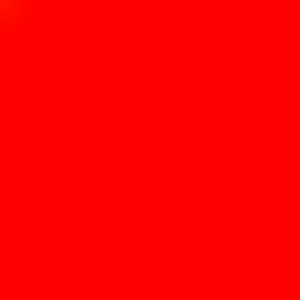
Frame 1 (no input)
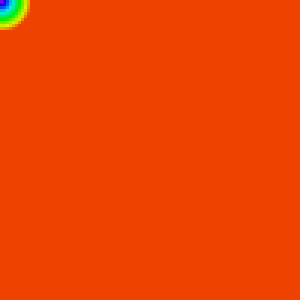
Frame 60 (the mouse pressed at the canvas centre just before this capture)
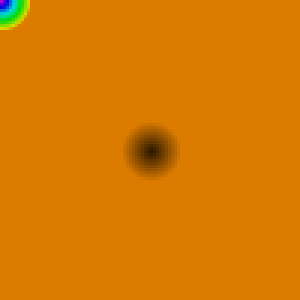
Frame 120 (the mouse held since frame 60 and released just before this capture)

The Processing sketch that drew these frames (run headless with seeded random() and noise(); from frame 60 on, the mouse is pressed at the canvas centre):

// Processing sketch: processing_6840
// ── processing_6840.pde


int pxS=3;// pixel size
float[][] hues;// hue
float[][] bris;// brightness

void setup() {
  frameRate(30);
  size(300,300);
  colorMode(HSB);
  hues=new float[width/pxS][height/pxS];
  bris=new float[width/pxS][height/pxS];
  noStroke();
  for (int x=0;x<width/pxS;x++) {
    for (int y=0;y<height/pxS;y++) {
      hues[x][y]=0;
      bris[x][y]=0;
    }
  }
}

void draw() {
  for (int x=0;x<width/pxS;x++) {
    for (int y=0;y<height/pxS;y++) {
      if (mousePressed) {
        bris[x][y]+=max(30-dist(mouseX,mouseY,x*pxS,y*pxS),0)/10;
      }
      else{
        hues[x][y]+=max(30-dist(mouseX,mouseY,x*pxS,y*pxS),0)/10;
      }
      hues[x][y]=(hues[x][y]+0.2)%0xFF;// make it loop
      bris[x][y]=(bris[x][y]+0.3)%(0xFF*2);// make it loop nicely
      fill(hues[x][y],0xFF,abs(bris[x][y]-0xFF));
      rect(x*pxS,y*pxS,pxS,pxS);// draw the pixel
    }
  }
}
